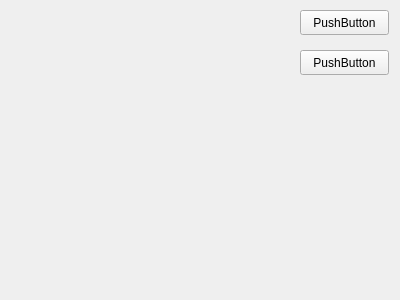
<?xml version="1.0" encoding="UTF-8"?>
<ui version="4.0">
 <class>Form</class>
 <widget class="QWidget" name="Form">
  <property name="geometry">
   <rect>
    <x>0</x>
    <y>0</y>
    <width>400</width>
    <height>300</height>
   </rect>
  </property>
  <property name="windowTitle">
   <string>Form</string>
  </property>
  <widget class="QPushButton" name="pushButton">
   <property name="geometry">
    <rect>
     <x>300</x>
     <y>10</y>
     <width>89</width>
     <height>25</height>
    </rect>
   </property>
   <property name="text">
    <string>PushButton</string>
   </property>
  </widget>
  <widget class="QPushButton" name="pushButton_2">
   <property name="geometry">
    <rect>
     <x>300</x>
     <y>50</y>
     <width>89</width>
     <height>25</height>
    </rect>
   </property>
   <property name="text">
    <string>PushButton</string>
   </property>
  </widget>
 </widget>
 <resources/>
 <connections>
  <connection>
   <sender>pushButton</sender>
   <signal>clicked()</signal>
   <receiver>Form</receiver>
   <slot>manual()</slot>
   <hints>
    <hint type="sourcelabel">
     <x>322</x>
     <y>25</y>
    </hint>
    <hint type="destinationlabel">
     <x>282</x>
     <y>35</y>
    </hint>
   </hints>
  </connection>
  <connection>
   <sender>pushButton_2</sender>
   <signal>clicked()</signal>
   <receiver>Form</receiver>
   <slot>automatico()</slot>
   <hints>
    <hint type="sourcelabel">
     <x>305</x>
     <y>68</y>
    </hint>
    <hint type="destinationlabel">
     <x>257</x>
     <y>80</y>
    </hint>
   </hints>
  </connection>
 </connections>
 <slots>
  <slot>manual()</slot>
  <slot>automatico()</slot>
 </slots>
</ui>
